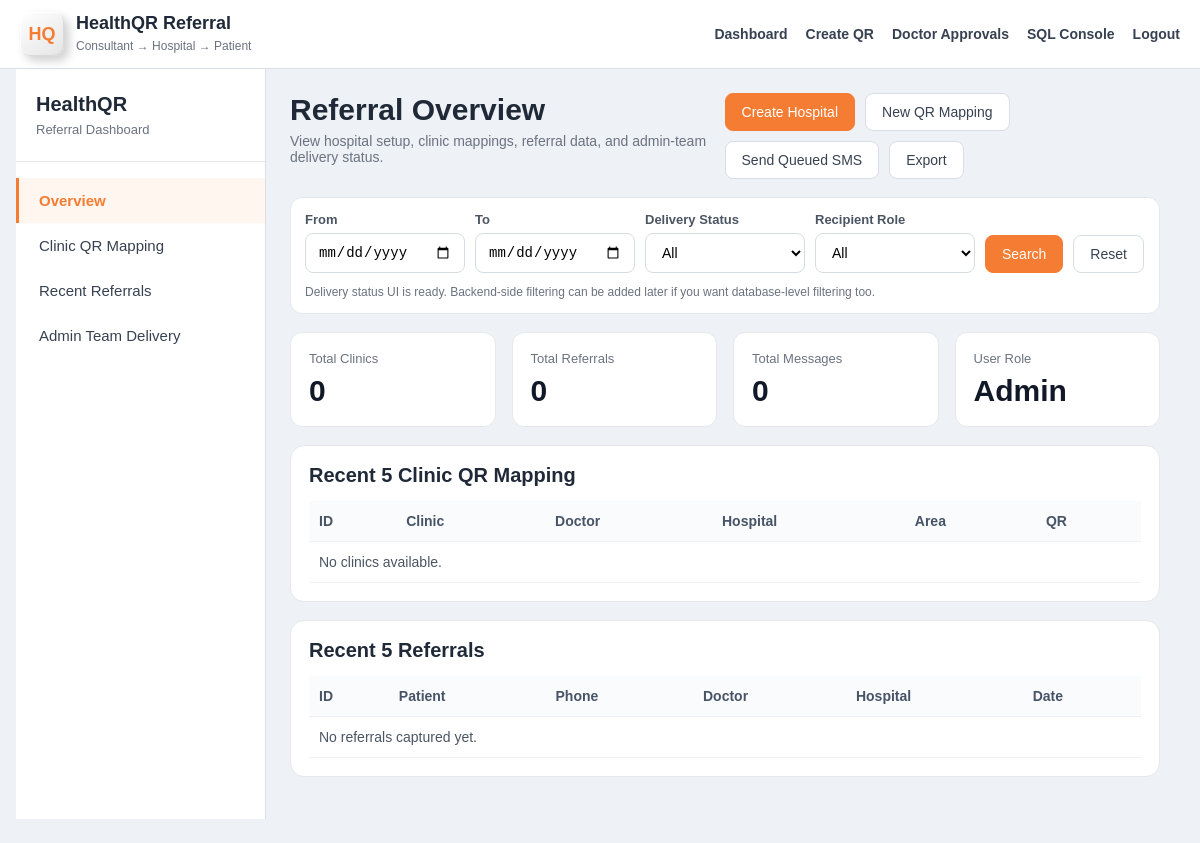
The page /dashboard (signed in) on the database as committed earlier.
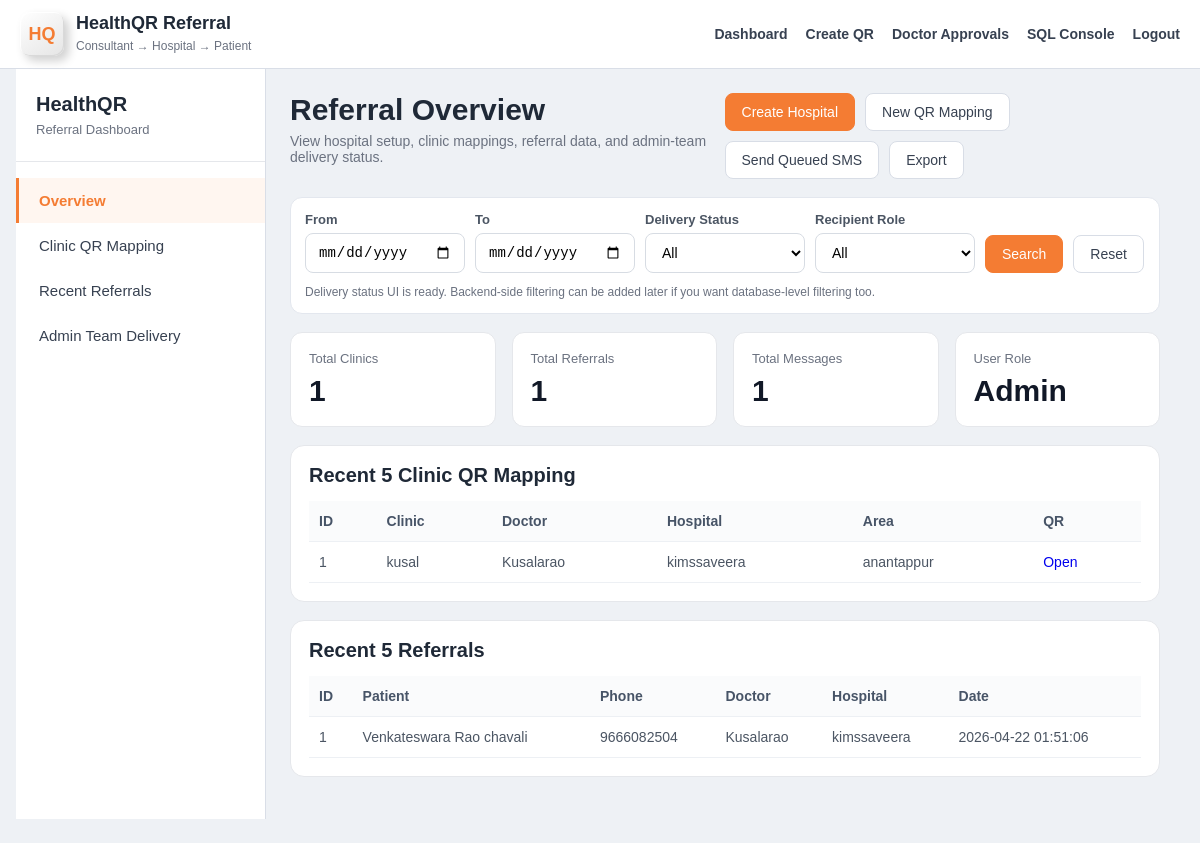
The same page on the database as committed later.
### tables this page shows
CREATE TABLE clinics(
        id INTEGER PRIMARY KEY AUTOINCREMENT,
        token TEXT UNIQUE NOT NULL,
        doctor_user_id INTEGER NOT NULL,
        hospital_user_id INTEGER NOT NULL,
        clinic_name TEXT NOT NULL,
        area TEXT,
        upi_id TEXT,
        contact_number TEXT,
        qr_file TEXT,
        scan_count INTEGER NOT NULL DEFAULT 0,
        last_scanned_at TEXT,
        created_at TEXT NOT NULL DEFAULT CURRENT_TIMESTAMP,
        FOREIGN KEY(doctor_user_id) REFERENCES users(id),
        FOREIGN KEY(hospital_user_id) REFERENCES users(id)
    );

CREATE TABLE users(
        id INTEGER PRIMARY KEY AUTOINCREMENT,

        role TEXT NOT NULL CHECK(role IN ('admin','doctor','hospital')),

        display_name TEXT NOT NULL,
        hospital_name TEXT,

        phone TEXT UNIQUE,
        email TEXT UNIQUE,
        gender TEXT,
        registered_as TEXT,

        address TEXT,
        city_name TEXT,
        pincode TEXT,

        pan_number TEXT,
        aadhar_number TEXT,
        pan_file TEXT,
        aadhar_file TEXT,

        account_number TEXT,
        ifsc_code TEXT,
        upi_id TEXT,

        login_id TEXT UNIQUE,
        organization_name TEXT,

        password TEXT,
        secret_code TEXT,

        approval_status TEXT NOT NULL DEFAULT 'approved',
        qr_generated INTEGER NOT NULL DEFAULT 0,

        is_active INTEGER NOT NULL DEFAULT 1,
        created_at TEXT NOT NULL DEFAULT CURRENT_TIMESTAMP
    );

CREATE TABLE referrals(
        id INTEGER PRIMARY KEY AUTOINCREMENT,
        lead_id INTEGER NOT NULL UNIQUE,
        doctor_user_id INTEGER NOT NULL,
        hospital_user_id INTEGER NOT NULL,
        patient_name TEXT NOT NULL,
        referral_status TEXT NOT NULL DEFAULT 'pending',
        payout_status TEXT NOT NULL DEFAULT 'unpaid',
        payout_amount REAL NOT NULL DEFAULT 0,
        approved_at TEXT,
        paid_at TEXT,
        created_at TEXT NOT NULL DEFAULT CURRENT_TIMESTAMP,
        updated_at TEXT,
        FOREIGN KEY(lead_id) REFERENCES leads(id),
        FOREIGN KEY(doctor_user_id) REFERENCES users(id),
        FOREIGN KEY(hospital_user_id) REFERENCES users(id)
    );

CREATE TABLE leads(
        id INTEGER PRIMARY KEY AUTOINCREMENT,
        clinic_id INTEGER NOT NULL,
        doctor_user_id INTEGER NOT NULL,
        hospital_user_id INTEGER NOT NULL,
        patient_name TEXT NOT NULL,
        patient_phone TEXT NOT NULL,
        disease_notes TEXT,
        referral_note TEXT,
        consent_yes INTEGER NOT NULL DEFAULT 0,
        status TEXT NOT NULL DEFAULT 'NEW',
        created_at TEXT NOT NULL DEFAULT CURRENT_TIMESTAMP,
        FOREIGN KEY(clinic_id) REFERENCES clinics(id),
        FOREIGN KEY(doctor_user_id) REFERENCES users(id),
        FOREIGN KEY(hospital_user_id) REFERENCES users(id)
    );

### routes/dashboard_routes.py (the view, shortened to what this page needs)
@dashboard_bp.route("")
@login_required()
def home():
    user_id = session.get("user_id")
    role = session.get("role")
    leads = []
    clinics = []
    notifications = []
    hospital_summary = []
    registered_doctors = []
    conn = get_conn()
    cur = conn.cursor()
    if role == "doctor":
        params = [user_id]
        conditions = ["l.doctor_user_id = ?"]
        conditions.extend(_build_date_filters("l.created_at", params))
        lead_where = " AND ".join(conditions)
        cur.execute(
            f"""
            SELECT
                l.*,
                c.clinic_name,
                u.display_name AS doctor_name,
                h.hospital_name,
                r.id AS referral_id,
                r.referral_status,
                r.payout_status,
                r.payout_amount,
                r.approved_at,
                r.paid_at
            FROM leads l
            JOIN clinics c ON c.id = l.clinic_id
            JOIN users u ON u.id = l.doctor_user_id
            JOIN users h ON h.id = l.hospital_user_id
            LEFT JOIN referrals r ON r.lead_id = l.id
            WHERE {lead_where}
            ORDER BY l.id DESC
            """,
            params,
        )
        leads = cur.fetchall()
        cur.execute(
            """
            SELECT c.*, h.hospital_name
            FROM clinics c
            JOIN users h ON h.id = c.hospital_user_id
            WHERE c.doctor_user_id = ?
            ORDER BY c.id DESC
            """,
            (user_id,),
        )
        clinics = cur.fetchall()
        cur.execute(
            """
            SELECT h.hospital_name, COUNT(l.id) AS total_patients
            FROM leads l
            JOIN users h ON h.id = l.hospital_user_id
            WHERE l.doctor_user_id = ?
            GROUP BY h.hospital_name
            ORDER BY total_patients DESC, h.hospital_name
            """,
            (user_id,),
        )
        hospital_summary = cur.fetchall()
        cur.execute(
            """
            SELECT n.*, l.patient_name
            FROM notifications n
            LEFT JOIN leads l ON l.id = n.lead_id
            WHERE LOWER(COALESCE(n.recipient_role, '')) IN ('doctor', 'doctor_registration', 'doctor_approval', 'doctor_payout')
              AND n.recipient_value = (SELECT COALESCE(phone, '') FROM users WHERE id = ?)
            ORDER BY n.id DESC
            LIMIT 20
            """,
            (user_id,),
        )
        notifications = cur.fetchall()
    elif role == "admin":
        params = []
        conditions = ["1=1"]
        conditions.extend(_build_date_filters("l.created_at", params))
        status_filter = request.args.get("status_filter", "").strip().lower()
        if status_filter == "sent":
            conditions.append("UPPER(COALESCE(n.delivery_status, '')) = 'SENT'")
        elif status_filter == "pending":
            conditions.append("UPPER(COALESCE(n.delivery_status, '')) = 'QUEUED'")
        elif status_filter == "failed":
            conditions.append("UPPER(COALESCE(n.delivery_status, '')) = 'FAILED'")
        cur.execute(
            f"""
            SELECT
                l.*,
                c.clinic_name,
                d.display_name AS doctor_name,
                h.hospital_name,
                r.id AS referral_id,
                r.referral_status,
                r.payout_status,
                r.payout_amount,
                r.approved_at,
                r.paid_at
            FROM leads l
            JOIN clinics c ON c.id = l.clinic_id
            JOIN users d ON d.id = l.doctor_user_id
            JOIN users h ON h.id = l.hospital_user_id
            LEFT JOIN referrals r ON r.lead_id = l.id
            WHERE {' AND '.join([c for c in conditions if not c.startswith('UPPER(COALESCE(n.')])}
            ORDER BY l.id DESC
            """,
            [p for p in params],
        )
        leads = cur.fetchall()
        cur.execute(
            """
            SELECT c.*, d.display_name AS doctor_name, h.hospital_name
            FROM clinics c
            JOIN users d ON d.id = c.doctor_user_id
            JOIN users h ON h.id = c.hospital_user_id
            ORDER BY c.id DESC
            """
        )
        clinics = cur.fetchall()
        notification_params = []
        notification_conditions = ["LOWER(COALESCE(n.recipient_role, '')) = 'admin_team'"]
        notification_conditions.extend(_build_date_filters("n.created_at", notification_params))
        if status_filter == "sent":
            notification_conditions.append("UPPER(COALESCE(n.delivery_status, '')) = 'SENT'")
        elif status_filter == "pending":
            notification_conditions.append("UPPER(COALESCE(n.delivery_status, '')) = 'QUEUED'")
        elif status_filter == "failed":
            notification_conditions.append("UPPER(COALESCE(n.delivery_status, '')) = 'FAILED'")
        cur.execute(
            f"""
            SELECT n.*, l.patient_name
            FROM notifications n
            LEFT JOIN leads l ON l.id = n.lead_id
            WHERE {' AND '.join(notification_conditions)}
            ORDER BY n.id DESC
            LIMIT 50
            """,
            notification_params,
        )
        notifications = cur.fetchall()
    conn.close()
    return render_template(
        "dashboard/home.html",
        leads=leads,
        clinics=clinics,
        notifications=notifications,
        hospital_summary=hospital_summary,
        registered_doctors=registered_doctors,
        role=role,
    )

### models/database.py (called while the page is built)
def get_conn():
    conn = sqlite3.connect(
        DATABASE_PATH,
        timeout=10,
        check_same_thread=False
    )
    conn.row_factory = sqlite3.Row
    conn.execute("PRAGMA foreign_keys = ON")
    conn.execute("PRAGMA journal_mode = WAL")
    conn.execute("PRAGMA synchronous = NORMAL")
    conn.execute("PRAGMA temp_store = MEMORY")
    conn.execute("PRAGMA cache_size = -20000")
    return conn

### routes/dashboard_routes.py (called while the page is built)
def _build_date_filters(column_name: str, params: list):
    clauses = []
    from_date = request.args.get("from_date", "").strip()
    to_date = request.args.get("to_date", "").strip()
    if from_date:
        clauses.append(f"date({column_name}) >= date(?)")
        params.append(from_date)
    if to_date:
        clauses.append(f"date({column_name}) <= date(?)")
        params.append(to_date)
    return clauses

### templates/dashboard/home.html (shortened to what the changed rows need)
{% extends "base.html" %}
{% block content %}
<div class="dashboard-shell">
  <aside class="sidebar">
    <div class="sidebar-top">
      <h2>HealthQR</h2>
    </div>
  </aside>
  <div class="main-panel">
    <div class="top-head">
      <div>
        {% if role == 'doctor' %}
          <h1>Doctor Dashboard</h1>
          <p>View your referral patient list and hospital wise patient summary.</p>
        {% elif role == 'hospital' %}
          <h1>Hospital Dashboard</h1>
          <p>View registered doctors and hospital referral patient list.</p>
        {% else %}
          <h1>Referral Overview</h1>
        {% endif %}
      </div>
    </div>
    <section id="overview-section" class="show-section">
      <div class="stats-grid">
        <div class="stat-card">
          <span>Total Clinics</span>
          <strong>{{ clinics|length }}</strong>
        </div>
        <div class="stat-card">
          <span>Total Referrals</span>
          <strong>{{ leads|length }}</strong>
        </div>
        <div class="stat-card">
          {% if role == 'admin' %}
            <span>Total Messages</span>
            <strong>{{ notifications|length }}</strong>
          {% elif role == 'hospital' %}
            <span>Registered Doctors</span>
            <strong>{{ registered_doctors|length }}</strong>
          {% else %}
            <span>Hospitals Covered</span>
            <strong>{{ hospital_summary|length }}</strong>
          {% endif %}
        </div>
      </div>
      <section class="panel-card">
        <div class="section-head">
          <h2>Recent 5 Clinic QR Mapping</h2>
        </div>
        <div class="table-wrap">
          <table id="overview-clinic-table">
            <thead>
              <tr>
                <th>ID</th>
                <th>Clinic</th>
                <th>Doctor</th>
                <th>Hospital</th>
                <th>Area</th>
                <th>QR</th>
              </tr>
            </thead>
            <tbody>
              {% for row in clinics[:5] %}
              <tr>
                <td>{{ row['id'] }}</td>
                <td>{{ row['clinic_name'] }}</td>
                <td>{{ row['doctor_name'] if row['doctor_name'] is defined else '-' }}</td>
                <td>{{ row['hospital_name'] if row['hospital_name'] is defined else '-' }}</td>
                <td>{{ row['area'] or '-' }}</td>
                <td><a href="{{ url_for('clinic.created', clinic_id=row['id']) }}">Open</a></td>
              </tr>
              {% else %}
              <tr><td colspan="6">No clinics available.</td></tr>
              {% endfor %}
            </tbody>
          </table>
        </div>
      </section>
      <section class="panel-card">
        <div class="section-head">
          <h2>Recent 5 Referrals</h2>
        </div>
        <div class="table-wrap">
          <table id="overview-referral-table">
            <thead>
              <tr>
                <th>ID</th>
                <th>Patient</th>
                <th>Phone</th>
                <th>Doctor</th>
                <th>Hospital</th>
                <th>Date</th>
              </tr>
            </thead>
            <tbody>
              {% for row in leads[:5] %}
              <tr>
                <td>{{ row['id'] }}</td>
                <td>{{ row['patient_name'] }}</td>
                <td>{{ row['patient_phone'] }}</td>
                <td>{{ row['doctor_name'] }}</td>
                <td>{{ row['hospital_name'] }}</td>
                <td>{{ row['created_at'] }}</td>
              </tr>
              {% else %}
              <tr><td colspan="6">No referrals captured yet.</td></tr>
              {% endfor %}
            </tbody>
          </table>
        </div>
      </section>
    </section>
  </div>
</div>
{% endblock %}

Rows that differ between the two databases and show on the page:
added clinics: id "1", clinic_name "kusal", display_name "Kusalarao", hospital_name "kimssaveera", area "anantappur"
added referrals: id "1", patient_name "Venkateswara Rao chavali", patient_phone "9666082504", doctor_name "Kusalarao", hospital_name "kimssaveera", created_at "2026-04-22 01:51:06"
Other text that changed with them:
{{ clinics|length }}: "0" → "1"
{{ leads|length }}: "0" → "1"
{{ notifications|length }}: "0" → "1"
text no longer shown: "No clinics available. No referrals captured yet."
